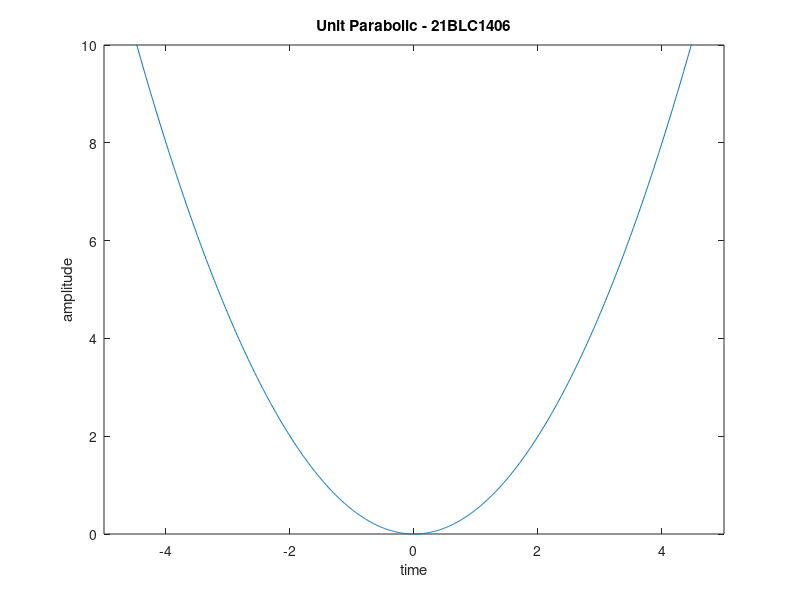

Source code (MATLAB):
% parablic function

clc;
close all;
clear all;
t=-6:0.01:6;
parabola=0.5*(t.^2);
plot(t,parabola);
xlabel('time');ylabel('amplitude');
title("Unit Parabolic - 21BLC1406")
axis([-5 5 0 10])
